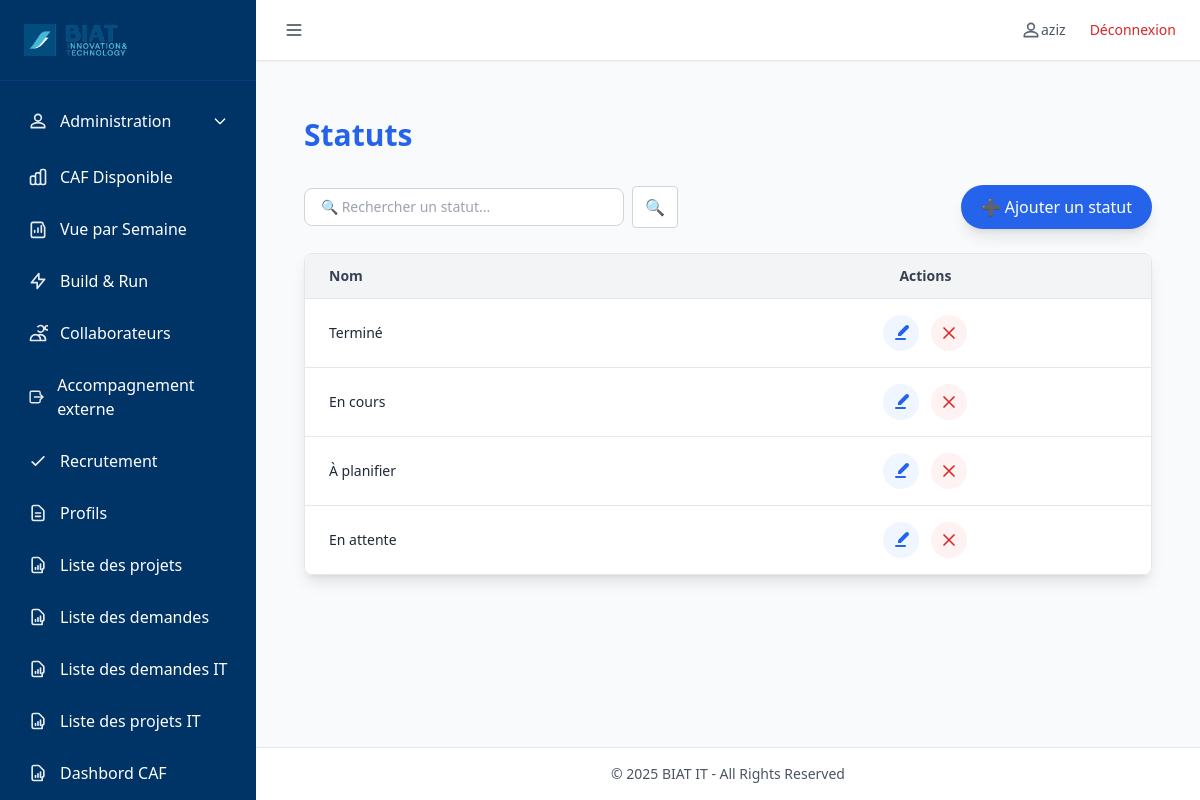
/statut/ (signed in), run on an earlier commit of the app's database.
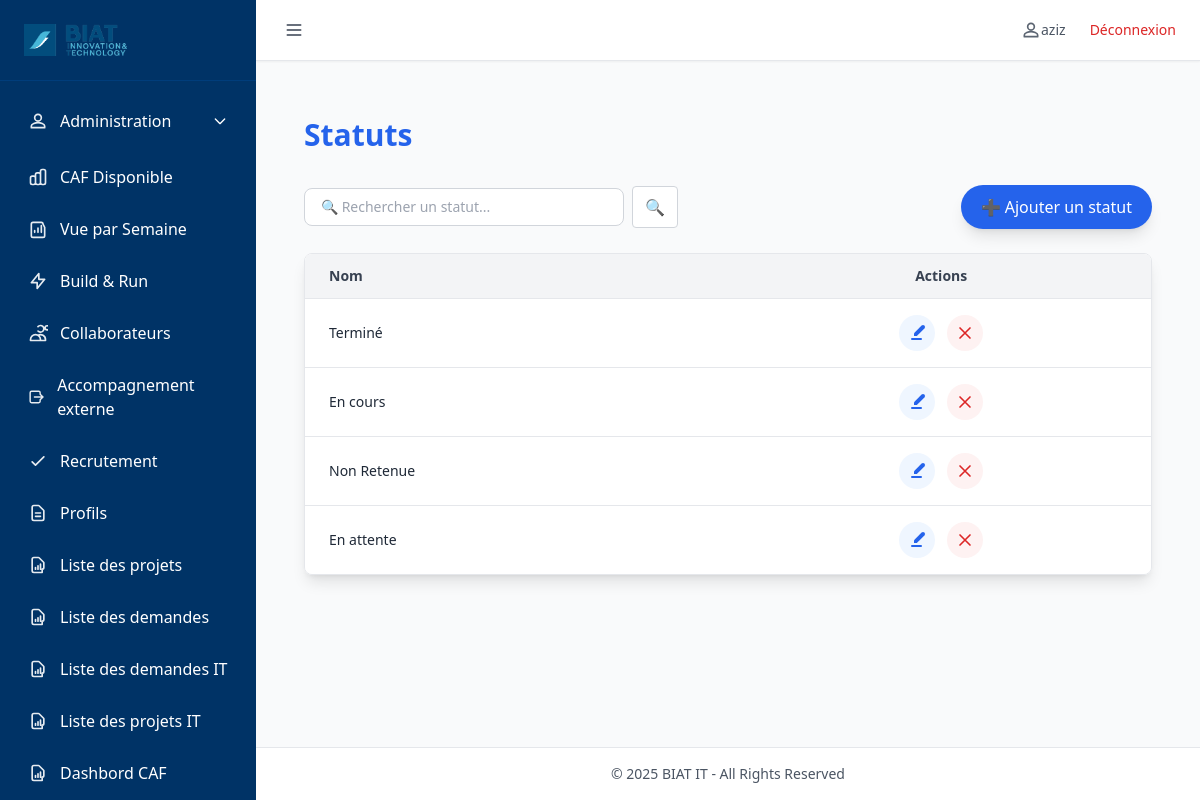
And on a later commit of the database.
### tables this page shows
CREATE TABLE Statut (
    id INTEGER PRIMARY KEY AUTOINCREMENT,
    nom TEXT NOT NULL UNIQUE,
    idate DATETIME DEFAULT (DATETIME('now')),
    iuser INTEGER,
    udate DATETIME,
    uuser INTEGER
);

### routes/statut_routes.py (the view)
@statut_bp.route("/")
def liste_statuts():
    q = (request.args.get("q", "") or "").strip()
    sql = "SELECT id, nom FROM Statut"
    params = []
    if q:
        sql += " WHERE nom LIKE ? COLLATE NOCASE"
        params.append(f"%{q}%")
    sql += " ORDER BY id DESC"
    rows = query_db(sql, params)
    statuts = [dict(r) for r in rows]
    return render_template("statut_liste.html", statuts=statuts)

### utils/db_utils.py (called while the page is built)
def get_connection():
    conn = sqlite3.connect(
        DB_PATH,
        timeout=60,               # ⏱️ Patiente jusqu'à 60s avant "database is locked"
        check_same_thread=False
    )
    conn.row_factory = sqlite3.Row
    conn.execute("PRAGMA journal_mode=WAL;")      # Autorise les écritures concurrentes
    conn.execute("PRAGMA synchronous=NORMAL;")    # Bon compromis vitesse/sécurité
    conn.execute("PRAGMA foreign_keys = ON;")     # Active les clés étrangères
    conn.execute("PRAGMA busy_timeout = 60000;")  # Attend 60s avant d'abandonner une écriture
    return conn

def query_db(query, args=(), one=False, retries=3, delay=1):
    for attempt in range(retries):
        try:
            conn = get_connection()
            cur = conn.execute(query, args)
            rows = cur.fetchall()
            cur.close()
            conn.close()
            return (rows[0] if rows else None) if one else rows
        except sqlite3.OperationalError as e:
            if "locked" in str(e).lower() and attempt < retries - 1:
                time.sleep(delay)
                continue
            raise

### templates/statut_liste.html (shortened to what this page needs)
{% extends "base.html" %}
{% block content %}
<div class="max-w-6xl mx-auto px-6 py-8">
  <h1 class="text-3xl font-bold mb-8 text-blue-600">Statuts</h1>
  <div class="mb-6 flex flex-col md:flex-row md:items-center md:justify-between gap-4">
    <form method="get" action="{{ url_for('statut.liste_statuts') }}" class="flex items-center gap-2">
      <input type="text" name="q" value="{{ request.args.get('q','') }}"
             placeholder="🔍 Rechercher un statut..."
             class="border border-gray-300 rounded-lg px-4 py-2 text-sm w-80 focus:ring-blue-400 focus:border-blue-400">
      <button type="submit"
              class="bg-white border border-gray-300 px-3 py-2 rounded text-blue-600 hover:text-blue-800 transition">
        🔍
      </button>
    </form>
    <button onclick="openAddModal()"
            class="bg-blue-600 hover:bg-blue-700 text-white px-5 py-2.5 rounded-full shadow-lg flex items-center gap-2 transition">
      ➕ Ajouter un statut
    </button>
  </div>
  <div class="overflow-x-auto shadow-lg rounded-lg border border-gray-200">
    <table class="min-w-full bg-white divide-y divide-gray-200">
      <thead class="bg-gray-100">
        <tr>
          <th class="px-6 py-3 text-left text-sm font-semibold text-gray-700">Nom</th>
          <th class="px-6 py-3 text-center text-sm font-semibold text-gray-700">Actions</th>
        </tr>
      </thead>
      <tbody class="divide-y divide-gray-200">
        {% for s in statuts %}
        <tr class="hover:bg-gray-50 transition">
          <td class="px-6 py-4 text-sm text-gray-800">{{ s.nom }}</td>
          <td class="px-6 py-4 text-center">
            <div class="flex items-center justify-center gap-3">
              <button type="button"
                      onclick='openEditModal({{ s.id|tojson }}, {{ s.nom|tojson }})'
                      class="inline-flex items-center justify-center p-2 rounded-full bg-blue-50 hover:bg-blue-100 text-blue-600 transition"
                      title="Modifier">
                <svg xmlns="http://www.w3.org/2000/svg" class="h-5 w-5" fill="currentColor" viewBox="0 0 20 20">
                  <path d="M17.414 2.586a2 2 0 00-2.828 0L7 10.172V13h2.828l7.586-7.586a2 2 0 000-2.828z"/>
                  <path fill-rule="evenodd" d="M4 16a1 1 0 011-1h9a1 1 0 110 2H5a1 1 0 01-1-1z" clip-rule="evenodd"/>
                </svg>
              </button>
              <form action="{{ url_for('statut.supprimer_statut', id=s.id) }}" method="post"
                    onsubmit="return confirm('Supprimer {{ s.nom }} ?')">
                <button type="submit"
                        class="inline-flex items-center justify-center p-2 rounded-full bg-red-50 hover:bg-red-100 text-red-600 transition"
                        title="Supprimer">
                  <svg xmlns="http://www.w3.org/2000/svg" class="h-5 w-5"
                       fill="none" viewBox="0 0 24 24" stroke="currentColor">
                    <path stroke-linecap="round" stroke-linejoin="round" stroke-width="2"
                          d="M6 18L18 6M6 6l12 12"/>
                  </svg>
                </button>
              </form>
            </div>
          </td>
        </tr>
        {% else %}
        <tr>
          <td colspan="2" class="text-center px-6 py-6 text-gray-500">Aucun statut trouvé</td>
        </tr>
        {% endfor %}
      </tbody>
    </table>
  </div>
</div>
{% endblock %}

What changed in the data, as far as the page shows it:
changed Statut: nom "À planifier" → "Non Retenue"
